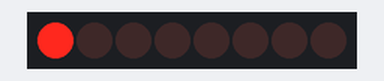
This program was run on a simulated Raspberry Pi (header pin numbers). On the bench: 8 shift-register outputs drawn as a row of LEDs (first output left, lit = HIGH). What the program prints to the terminal is not drawn.

Above: at 0.2 s.
At 0.68 s:
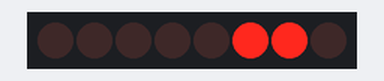
At 1.2 s:
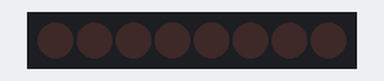
At 1.88 s:
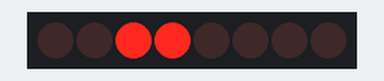
At 2.6 s:
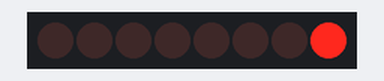
At 3.96 s:
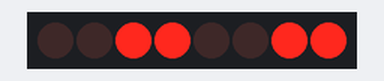
Timing chart, 0 to 4.3 s (numbered marks = the images above):
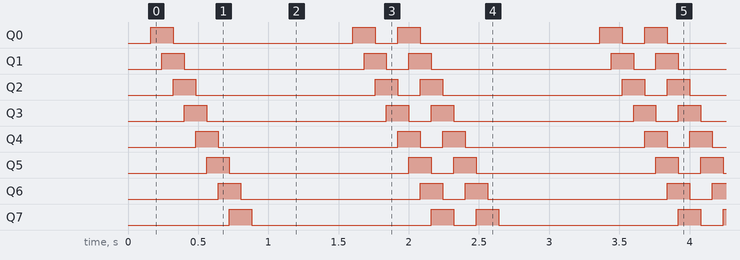

Measured:
- by itself, Q0–7: repeats every 1.8 s: LOW 1.3 s, HIGH 0.16 s, LOW 0.16 s, HIGH 0.16 s

The program:

74hc595.py
```python
import RPi.GPIO as GPIO
import time

# data input
DS = 11
# shift register clock input
SHCP = 12
# memory clock input
STCP = 13

# LED MODE
# Ogni bit rappresenta lo stato che deve assumere il led acceso/spento
#
# es. 0x04 = 00000100 --> terzo led acceso
#     0x55 = 01010101 --> led 1, 3, 5 e 7 accesi

# accensione di un led alla volta da 1 a 8
LED = [0x01,0x02,0x04, 0x08, 0x10, 0x20, 0x40, 0x80]
LED1 = [0x03, 0x03, 0x0C, 0x0C, 0x30, 0x30, 0xC0, 0xC0]
LED2 = [0x00,0x01,0x03,0x06,0x0C,0x18,0x30,0x60,0xC0, 0x80, 0x00]


def print_msg():
	print ("Avvio programma...")
	print ("Premere Ctrl+C per terminare...")

def setup():
	GPIO.setmode(GPIO.BOARD) # utilizzo il numero di pin fisico
	GPIO.setup(DS, GPIO.OUT)
	GPIO.setup(STCP, GPIO.OUT)
	GPIO.setup(SHCP, GPIO.OUT)
	GPIO.output(DS, GPIO.LOW)
	GPIO.output(STCP, GPIO.LOW)
	GPIO.output(SHCP, GPIO.LOW)

# La scrittura dell'informazione nel chip avviene scrivendo un bit
# alla volta sul canale DS, per ogni bit si manda un segnale sul canale
# SHCP (funzione hc595_in), al termine dell'invio degli 8 dati si manda
# un segnale sul canale STCP (funzione hc595_out)
#
# dat contiene il byte da inviare al chip
def hc595_in(dat):
    for bit in range(0, 8):
        # 0x80 & (dat << bit) restituisce il bit in posizione bit
        print (0x80 & (dat << bit))
        bit = 0x80 & (dat << bit)
        if (bit == 0):
            GPIO.output(DS, GPIO.LOW)
        else:
            GPIO.output(DS, GPIO.HIGH)
        GPIO.output(STCP, GPIO.HIGH)
        time.sleep(0.001)
        GPIO.output(STCP, GPIO.LOW)

def hc595_out():
    print("-------------")
    GPIO.output(SHCP, GPIO.HIGH)
    time.sleep(0.001)
    GPIO.output(SHCP, GPIO.LOW)

def loop():
    ledlist=LED2
    while True:
        for i in range(0, len(ledlist)):
            print(ledlist[i])
            hc595_in(ledlist[i])
            hc595_out()
            time.sleep(0.07)

        for i in range(len(ledlist)-1, -1, -1):
            print(ledlist[i])
            hc595_in(ledlist[i])
            hc595_out()
            time.sleep(0.07)

def destroy():
	GPIO.cleanup()

if __name__ == '__main__':
	print_msg()
	setup()
	#hc595_in(0x04)
	#hc595_out()
	#time.sleep(5)
	#destroy()

	try:
            loop()
	except KeyboardInterrupt:
            destroy()
```
